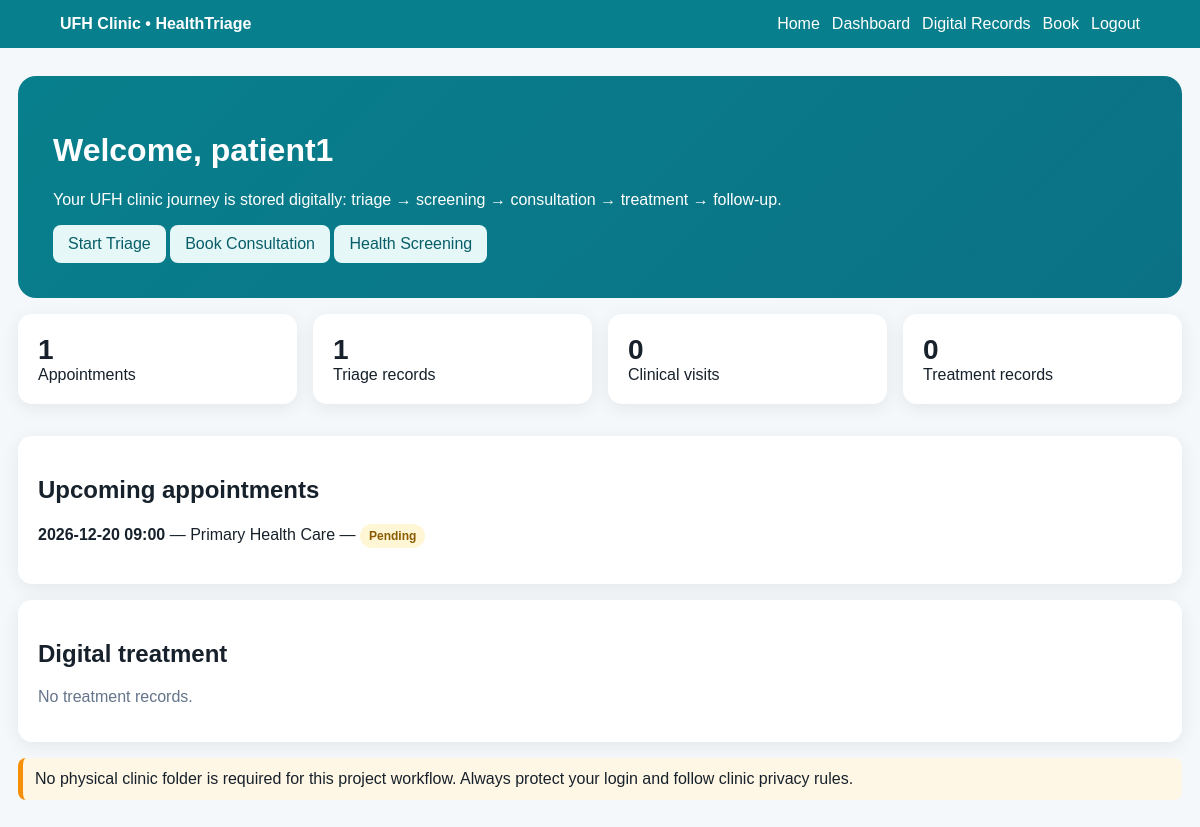
Page /patient/dashboard (signed in) on the committed database.
### tables this page shows
CREATE TABLE appointments (
        id INTEGER PRIMARY KEY AUTOINCREMENT,
        patient_id INTEGER NOT NULL,
        patient_name TEXT NOT NULL,
        service TEXT NOT NULL DEFAULT 'Consultation',
        nurse_name TEXT DEFAULT '',
        appointment_date TEXT NOT NULL,
        appointment_time TEXT NOT NULL,
        reason TEXT NOT NULL,
        notes TEXT DEFAULT '',
        status TEXT NOT NULL DEFAULT 'Pending',
        nurse_notes TEXT DEFAULT '',
        created_at TEXT NOT NULL,
        FOREIGN KEY(patient_id) REFERENCES users(id)
    );

### app.py (the view)
@app.route('/patient/dashboard')
def patient_dashboard():
    d=require_role('patient','patient_login');
    if d:return d
    c=get_db(); uid=session['user_id']
    a=c.execute('SELECT * FROM appointments WHERE patient_id=? ORDER BY appointment_date,appointment_time',(uid,)).fetchall()
    t=c.execute('SELECT * FROM triage_records WHERE patient_id=? ORDER BY created_at DESC',(uid,)).fetchall()
    v=c.execute('SELECT * FROM visits WHERE patient_id=? ORDER BY created_at DESC LIMIT 10',(uid,)).fetchall()
    meds=c.execute('SELECT * FROM treatment_records WHERE patient_id=? ORDER BY next_refill_date',(uid,)).fetchall()
    checks=c.execute('SELECT * FROM checkups WHERE patient_id=? ORDER BY scheduled_date',(uid,)).fetchall(); c.close()
    return render_template('patientDashboard.html',name=session['name'],appointments=a,records=t,visits=v,medications=meds,checkups=checks)

### app.py (called while the page is built)
def get_db():
    conn = sqlite3.connect(DB_PATH)
    conn.row_factory = sqlite3.Row
    conn.execute('PRAGMA foreign_keys = ON')
    return conn

def require_role(role, endpoint):
    if session.get('role') != role:
        flash('Please login to continue.', 'error')
        return redirect(url_for(endpoint))
    return None

@app.context_processor
def globals_for_templates():
    return {'services': SERVICES, 'today': date.today().isoformat()}

### templates/patientDashboard.html
{% extends 'base.html' %}{% block title %}Patient Dashboard{% endblock %}{% block content %}<div class="hero"><h1>Welcome, {{name}}</h1><p>Your UFH clinic journey is stored digitally: triage → screening → consultation → treatment → follow-up.</p><a class="btn light" href="{{url_for('triage')}}">Start Triage</a> <a class="btn light" href="{{url_for('book_appointment')}}">Book Consultation</a> <a class="btn light" href="{{url_for('patient_screening')}}">Health Screening</a></div><div class="grid"><div class="card"><div class="stat">{{appointments|length}}</div><div>Appointments</div></div><div class="card"><div class="stat">{{records|length}}</div><div>Triage records</div></div><div class="card"><div class="stat">{{visits|length}}</div><div>Clinical visits</div></div><div class="card"><div class="stat">{{medications|length}}</div><div>Treatment records</div></div></div><div class="card"><h2>Upcoming appointments</h2>{% for a in appointments if a['status'] not in ['Cancelled','Completed'] %}<p><b>{{a['appointment_date']}} {{a['appointment_time']}}</b> — {{a['service']}} — <span class="badge {{a['status'].lower().replace(' ','-')}}">{{a['status']}}</span></p>{% else %}<p class="muted">No upcoming appointments.</p>{% endfor %}</div><div class="card"><h2>Digital treatment</h2>{% for m in medications %}<p><b>{{m['medication']}}</b> — {{m['dosage']}} {{m['frequency']}} — next refill: {{m['next_refill_date'] or 'Not set'}}{% if m['transferred_from_local_clinic'] %} <span class="badge confirmed">Transferred treatment</span>{% endif %}</p>{% else %}<p class="muted">No treatment records.</p>{% endfor %}</div><div class="notice">No physical clinic folder is required for this project workflow. Always protect your login and follow clinic privacy rules.</div>{% endblock %}

### templates/base.html (style rules this page uses)
* { box-sizing:border-box }
body { margin:0;font-family:Arial,Helvetica,sans-serif;background:#f4f8fb;color:#17212b }
.hero { background:linear-gradient(135deg,#087f8c,#0b7285);color:#fff;border-radius:18px;padding:35px }
.grid { display:grid;grid-template-columns:repeat(auto-fit,minmax(240px,1fr));gap:16px }
.card { background:#fff;border-radius:14px;padding:20px;margin:16px 0;box-shadow:0 4px 18px #00000012 }
.stat { font-size:28px;font-weight:800 }
.muted { color:#64748b }
.btn,button { display:inline-block;border:0;border-radius:8px;background:#087f8c;color:#fff;padding:10px 15px;text-decoration:none;cursor:pointer }
.btn.light { background:#e6f7f8;color:#075e68 }
.badge { display:inline-block;padding:5px 9px;border-radius:999px;font-size:12px;font-weight:800;background:#e2e8f0 }
.pending { background:#fff6d5;color:#8a5b00 }
.notice { background:#fff7e6;border-left:5px solid #f79009;padding:12px;border-radius:8px }

### rows in the picture
appointments: appointment_date "2026-12-20", appointment_time "09:00", service "Primary Health Care", status "Pending"

### other values in the picture
{{ name }} "patient1"
{{ appointments|length }} "1"
{{ records|length }} "1"
{{ visits|length }} "0"
{{ medications|length }} "0"
